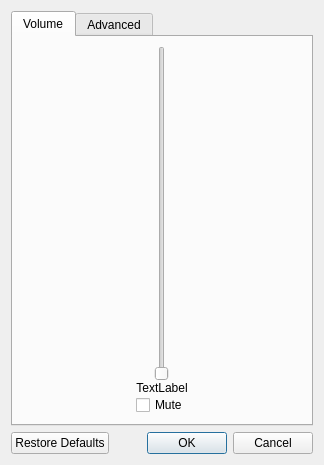
<?xml version="1.0" encoding="UTF-8"?>
<ui version="4.0">
 <class>MainDialog</class>
 <widget class="QDialog" name="MainDialog">
  <property name="geometry">
   <rect>
    <x>0</x>
    <y>0</y>
    <width>324</width>
    <height>465</height>
   </rect>
  </property>
  <property name="windowTitle">
   <string>CMG-K - Audio Plugin</string>
  </property>
  <layout class="QVBoxLayout" name="verticalLayout">
   <item>
    <widget class="QTabWidget" name="tabWidget">
     <property name="currentIndex">
      <number>0</number>
     </property>
     <widget class="QWidget" name="tab">
      <attribute name="title">
       <string>Volume</string>
      </attribute>
      <layout class="QVBoxLayout" name="verticalLayout_4">
       <item>
        <layout class="QHBoxLayout" name="horizontalLayout_5">
         <property name="spacing">
          <number>0</number>
         </property>
         <item>
          <spacer name="horizontalSpacer">
           <property name="orientation">
            <enum>Qt::Orientation::Horizontal</enum>
           </property>
           <property name="sizeHint" stdset="0">
            <size>
             <width>40</width>
             <height>20</height>
            </size>
           </property>
          </spacer>
         </item>
         <item>
          <layout class="QVBoxLayout" name="verticalLayout_3">
           <item alignment="Qt::AlignmentFlag::AlignHCenter">
            <widget class="QSlider" name="volumeSlider">
             <property name="maximum">
              <number>100</number>
             </property>
             <property name="orientation">
              <enum>Qt::Orientation::Vertical</enum>
             </property>
            </widget>
           </item>
           <item>
            <widget class="QLabel" name="volumeLabel">
             <property name="layoutDirection">
              <enum>Qt::LayoutDirection::LeftToRight</enum>
             </property>
             <property name="text">
              <string>TextLabel</string>
             </property>
             <property name="alignment">
              <set>Qt::AlignmentFlag::AlignCenter</set>
             </property>
            </widget>
           </item>
           <item>
            <widget class="QCheckBox" name="muteCheckBox">
             <property name="text">
              <string>Mute</string>
             </property>
            </widget>
           </item>
          </layout>
         </item>
         <item>
          <spacer name="horizontalSpacer_2">
           <property name="orientation">
            <enum>Qt::Orientation::Horizontal</enum>
           </property>
           <property name="sizeHint" stdset="0">
            <size>
             <width>40</width>
             <height>20</height>
            </size>
           </property>
          </spacer>
         </item>
        </layout>
       </item>
      </layout>
     </widget>
     <widget class="QWidget" name="tab_2">
      <attribute name="title">
       <string>Advanced</string>
      </attribute>
      <layout class="QVBoxLayout" name="verticalLayout_2">
       <item>
        <layout class="QHBoxLayout" name="horizontalLayout">
         <item>
          <widget class="QLabel" name="label_2">
           <property name="text">
            <string>Default frequency</string>
           </property>
          </widget>
         </item>
         <item>
          <widget class="QSpinBox" name="defaultFrequencySpinBox">
           <property name="minimum">
            <number>1</number>
           </property>
           <property name="maximum">
            <number>100000</number>
           </property>
           <property name="singleStep">
            <number>100</number>
           </property>
          </widget>
         </item>
        </layout>
       </item>
       <item>
        <layout class="QHBoxLayout" name="horizontalLayout_6">
         <item>
          <widget class="QLabel" name="label">
           <property name="text">
            <string>Resampler</string>
           </property>
          </widget>
         </item>
         <item>
          <widget class="QComboBox" name="resamplerComboBox">
           <item>
            <property name="text">
             <string>trivial</string>
            </property>
           </item>
           <item>
            <property name="text">
             <string>speex-fixed-0</string>
            </property>
           </item>
           <item>
            <property name="text">
             <string>speex-fixed-1</string>
            </property>
           </item>
           <item>
            <property name="text">
             <string>speex-fixed-2</string>
            </property>
           </item>
           <item>
            <property name="text">
             <string>speex-fixed-3</string>
            </property>
           </item>
           <item>
            <property name="text">
             <string>speex-fixed-4</string>
            </property>
           </item>
           <item>
            <property name="text">
             <string>speex-fixed-5</string>
            </property>
           </item>
           <item>
            <property name="text">
             <string>speex-fixed-6</string>
            </property>
           </item>
           <item>
            <property name="text">
             <string>speex-fixed-7</string>
            </property>
           </item>
           <item>
            <property name="text">
             <string>speex-fixed-8</string>
            </property>
           </item>
           <item>
            <property name="text">
             <string>speex-fixed-9</string>
            </property>
           </item>
           <item>
            <property name="text">
             <string>speex-fixed-10</string>
            </property>
           </item>
           <item>
            <property name="text">
             <string>src-sinc-best-quality</string>
            </property>
           </item>
           <item>
            <property name="text">
             <string>src-sinc-medium-quality</string>
            </property>
           </item>
           <item>
            <property name="text">
             <string>src-sinc-fastest</string>
            </property>
           </item>
           <item>
            <property name="text">
             <string>src-zero-order-hold</string>
            </property>
           </item>
           <item>
            <property name="text">
             <string>src-linear</string>
            </property>
           </item>
          </widget>
         </item>
        </layout>
       </item>
       <item>
        <widget class="QCheckBox" name="swapChannelsCheckBox">
         <property name="text">
          <string>Swap left and right channel</string>
         </property>
        </widget>
       </item>
       <item>
        <spacer name="verticalSpacer">
         <property name="orientation">
          <enum>Qt::Orientation::Vertical</enum>
         </property>
         <property name="sizeHint" stdset="0">
          <size>
           <width>20</width>
           <height>40</height>
          </size>
         </property>
        </spacer>
       </item>
       <item>
        <layout class="QHBoxLayout" name="emulationInfoLayout">
         <item>
          <widget class="QLabel" name="infoIconLabel_0">
           <property name="sizePolicy">
            <sizepolicy hsizetype="Minimum" vsizetype="Minimum">
             <horstretch>0</horstretch>
             <verstretch>0</verstretch>
            </sizepolicy>
           </property>
           <property name="text">
            <string/>
           </property>
           <property name="pixmap">
            <pixmap>:/Resource/Info.ico</pixmap>
           </property>
           <property name="scaledContents">
            <bool>false</bool>
           </property>
          </widget>
         </item>
         <item>
          <widget class="QLabel" name="label_7">
           <property name="sizePolicy">
            <sizepolicy hsizetype="Expanding" vsizetype="Preferred">
             <horstretch>0</horstretch>
             <verstretch>0</verstretch>
            </sizepolicy>
           </property>
           <property name="text">
            <string>Changes will be applied on next emulation run</string>
           </property>
          </widget>
         </item>
        </layout>
       </item>
      </layout>
     </widget>
    </widget>
   </item>
   <item>
    <widget class="QDialogButtonBox" name="buttonBox">
     <property name="orientation">
      <enum>Qt::Orientation::Horizontal</enum>
     </property>
     <property name="standardButtons">
      <set>QDialogButtonBox::StandardButton::Cancel|QDialogButtonBox::StandardButton::Ok|QDialogButtonBox::StandardButton::RestoreDefaults</set>
     </property>
    </widget>
   </item>
  </layout>
 </widget>
 <resources>
  <include location="UIResources.qrc"/>
 </resources>
 <connections>
  <connection>
   <sender>buttonBox</sender>
   <signal>accepted()</signal>
   <receiver>MainDialog</receiver>
   <slot>accept()</slot>
   <hints>
    <hint type="sourcelabel">
     <x>248</x>
     <y>254</y>
    </hint>
    <hint type="destinationlabel">
     <x>157</x>
     <y>274</y>
    </hint>
   </hints>
  </connection>
  <connection>
   <sender>buttonBox</sender>
   <signal>rejected()</signal>
   <receiver>MainDialog</receiver>
   <slot>reject()</slot>
   <hints>
    <hint type="sourcelabel">
     <x>316</x>
     <y>260</y>
    </hint>
    <hint type="destinationlabel">
     <x>286</x>
     <y>274</y>
    </hint>
   </hints>
  </connection>
 </connections>
</ui>
